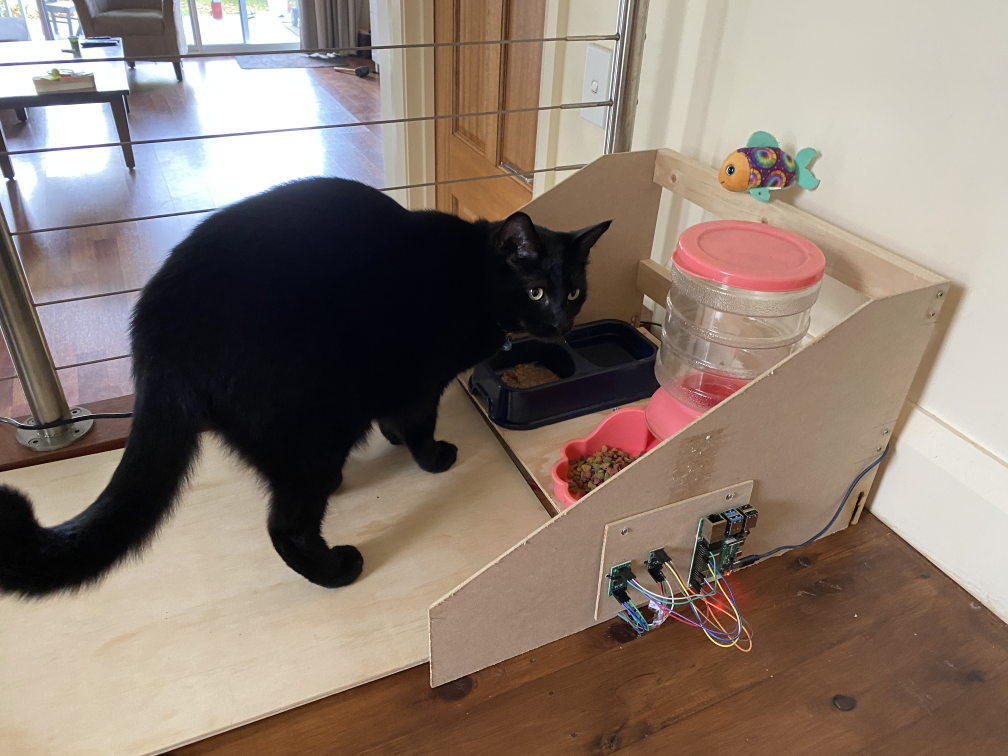
#> input picture twitter/image.jpg, 4032 x 3024 px, given in place of 20210620_082150_a.jpg, which was not available (shown at 1/4 size)
$ python catimage.py
#> lines starting #> are read from the running program, lines starting #| are printed output that depends on the picture; pictures that were not available may be replaced by others from this repository, and a replacement may not be noted
from PIL import Image, ImageDraw, ImageFont
import random


overlays = [
    'assets/cat.png',
    'assets/cat2.png',
    'assets/cat3.png',
    'assets/cat4.png',
    'assets/catfood.png',
    'assets/eatup.png',
    'assets/foodbowl.png',
    'assets/hungry.png',
    'assets/hungry2.png',
    'assets/letseat.png',
    'assets/tasty.png',
    'assets/yummy.png',
]


def apply_overlay(background_image, front_file, at_top, at_left):
    frontImage = Image.open(front_file)
    # Convert image to RGBA
    frontImage = frontImage.convert('RGBA')

    width, height = frontImage.size
    target_width = 600
    target_height = int(target_width * (height/width))
    frontImage = frontImage.resize((target_width, target_height))

    if at_left:
        offset_width = 0
    else:
        offset_width = background_image.width - frontImage.width

    if at_top:
        offset_height = 0
    else:
        offset_height = background_image.height - frontImage.height

    background_image.paste(frontImage, (offset_width, offset_height), frontImage)
    return background_image

def diag_concat_images(im1, im2):
    returnImage = Image.new('RGB', (im1.width + im2.width, im1.height + im2.height))

    # Make a light grey background
    d = ImageDraw.Draw(returnImage)
    d.rectangle([(0, 0), (returnImage.width, returnImage.height)], fill ="rgb(40,40,40)")

    returnImage.paste(im1, (0, 0))
    returnImage.paste(im2, (im1.width, im1.height))
    return returnImage

def create_image(side_image, top_image, final_image, imgtext):
#> called with side_image = 'photos/20210620_082150_a.jpg', top_image = 'photos/20210620_082150_b.jpg', final_image = 'testnew.jpg'
    thisImage = Image.open(side_image)
#> thisImage is the input picture: PIL image 4032x3024 RGB; mean R, G, B 138.3, 123.2, 112.7

    # Convert image to RGBA
    thisImage = thisImage.convert('RGBA')
#> thisImage: PIL image 4032x3024 RGBA
    thisImage = diag_concat_images(thisImage, Image.open(top_image))
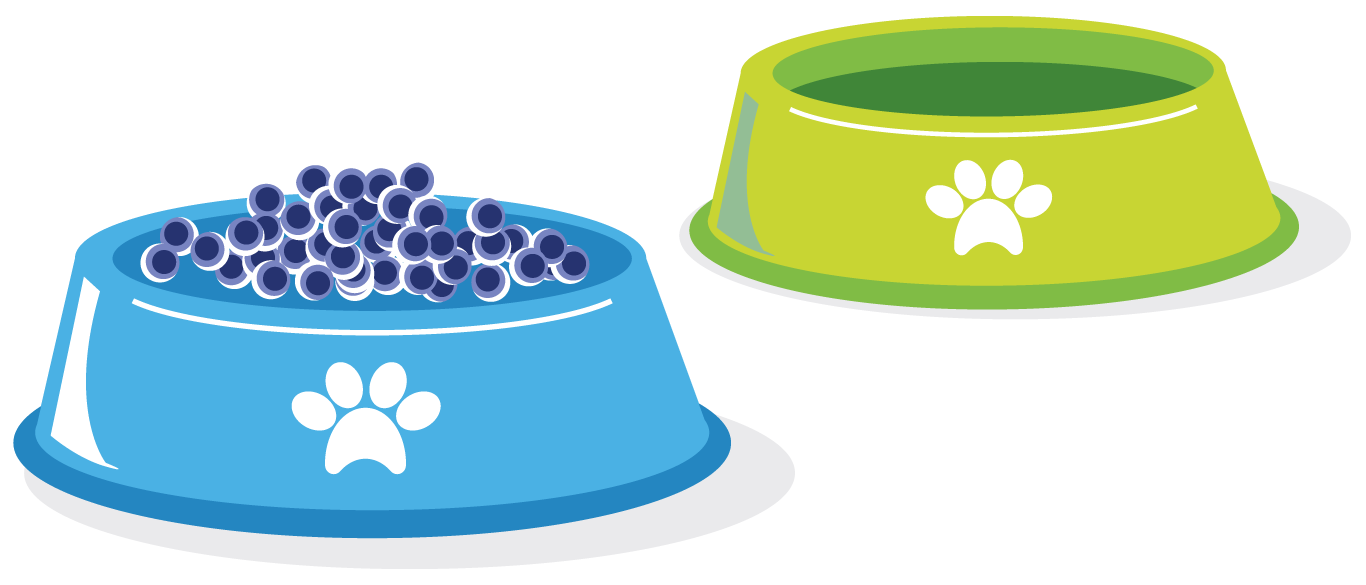
#> input picture assets/foodbowl.png, 1366 x 585 px, given in place of 20210620_082150_b.jpg, which was not available
#> in diag_concat_images, `returnImage = Image.new('RGB', (im1.width + im2.width, im1.height + im..`: returnImage: PIL image 5398x3609 RGB; every value is 0
#> in diag_concat_images, `returnImage.paste(im1, (0, 0))`:
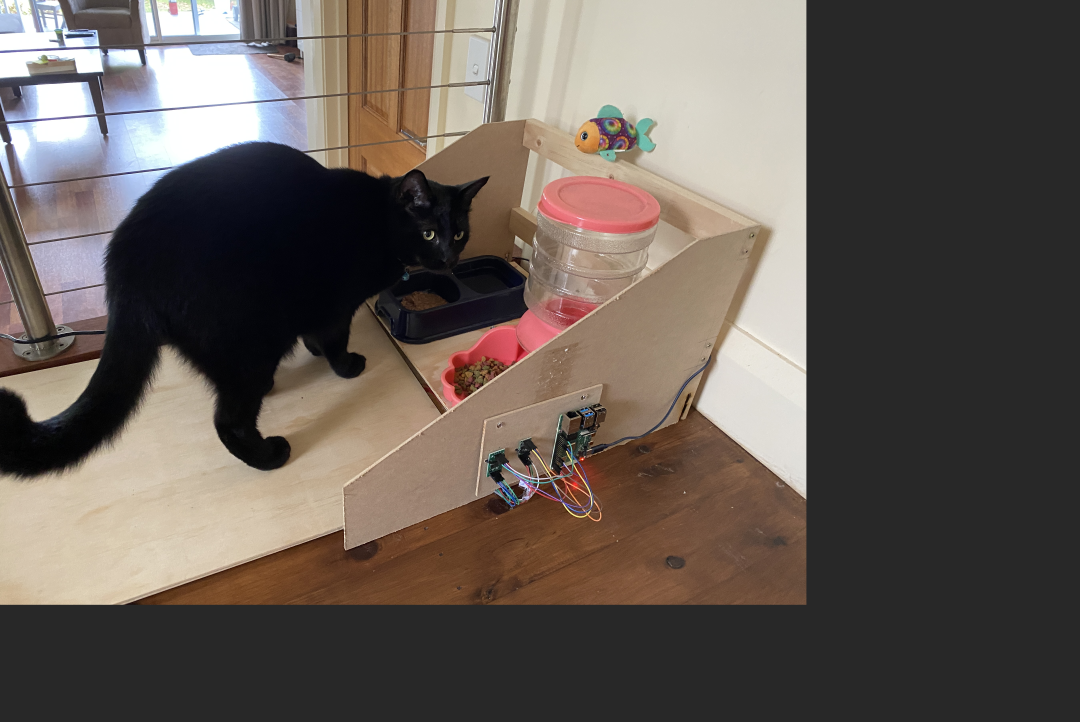
#> returnImage: PIL image 5398x3609 RGB (shown at 1/5 size); mean R, G, B 101.5, 92.1, 85.5
#> in diag_concat_images, im2 is the input picture: PIL image 1366x585 RGBA; mean R, G, B, A 66, 90.9, 79.4, 124
#> in diag_concat_images, `returnImage.paste(im2, (im1.width, im1.height))`:
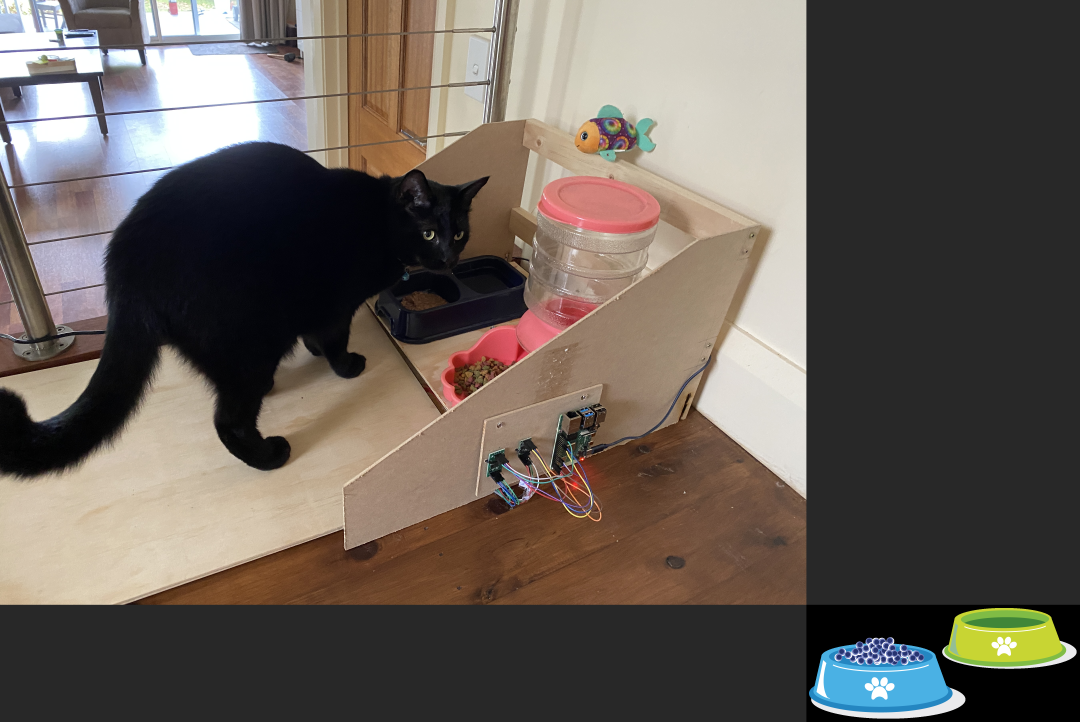
#> returnImage: PIL image 5398x3609 RGB (shown at 1/5 size); mean R, G, B 102.6, 94.2, 87.1

    thisImage = apply_overlay(thisImage, random.choice(overlays), True, False)
    # thisImage = apply_overlay(thisImage, random.choice(overlays), False, True)
    thisImage = apply_overlay(thisImage, 'assets/fixedbanner.png', False, True)

    d = ImageDraw.Draw(thisImage)
    d.multiline_text((100,800), imgtext, font=ImageFont.truetype("/usr/share/fonts/truetype/ttf-bitstream-vera/Vera.ttf", 90), fill=(255,255,255,255))

    # Save this image
    thisImage.save(final_image, format='jpeg')
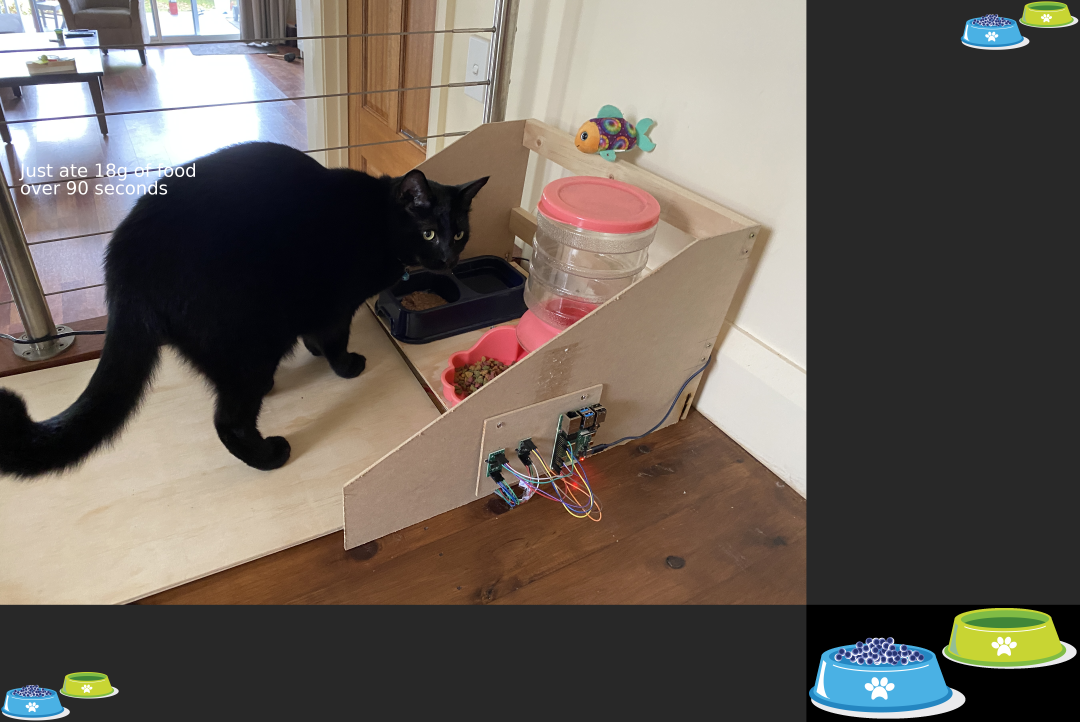
#> saved as testnew.jpg: PIL image 5398x3609 RGB (shown at 1/5 size); mean R, G, B 103.5, 95.5, 88.2


if __name__ == '__main__':
    create_image('photos/20210620_082150_a.jpg', 'photos/20210620_082150_b.jpg',  'testnew.jpg', 'Just ate 18g of food\nover 90 seconds')
